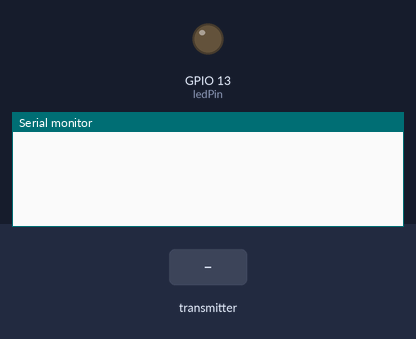
A program run on a simulated ESP32. Shown: output pins drawn as LEDs (lit = HIGH), the last lines printed to the serial monitor. The inputs (shaded band) are chosen by the test bench.

Above: at 1.2 s.
1.3 s: the transmitter starts sending op = 0
At 1.66 s:
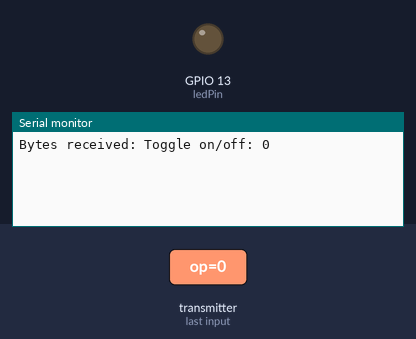
3.3 s: the transmitter starts sending op = 1024
At 3.66 s:
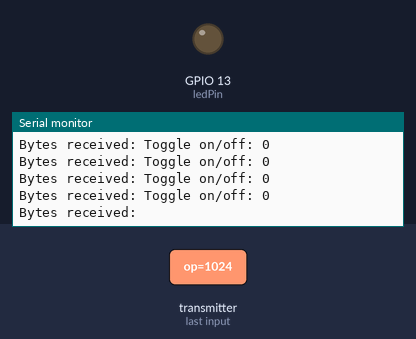

The program:

main.cpp
```cpp
#include <esp_now.h>
#include <WiFi.h>
// #include <Arduino.h>

// // the number of the LED pin
const int ledPin = 13;  // 16 corresponds to GPIO16

// setting PWM properties
const int freq = 5000;
const int ledChannel = 0;
const int resolution = 8;
// Structure example to receive data
// Must match the sender structure
typedef struct test_struct {
  int op;
  int value;
} test_struct;

//Create a struct_message called myData
test_struct myData;

//callback function that will be executed when data is received
void OnDataRecv(const uint8_t * mac, const uint8_t *incomingData, int len) {
  memcpy(&myData, incomingData, sizeof(myData));
  Serial.print("Bytes received: ");
  if (myData.op == 0) {
    Serial.print("Toggle on/off: ");
    Serial.println(myData.value);
  }
  if (myData.op == 1) {
    Serial.println("Change value to: ");
    Serial.println(myData.value);
    ledcWrite(ledChannel, myData.value * 255 / 100);
  }
  // Serial.println(len);
  // Serial.print("x: ");
  // Serial.println(myData.x);
  // Serial.print("y: ");
  // Serial.println(myData.y);
  // Serial.println();
}

void setup() {
  //Initialize Serial Monitor
  Serial.begin(115200);

  //Set device as a Wi-Fi Station
  WiFi.mode(WIFI_STA);

  //Init ESP-NOW
  if (esp_now_init() != ESP_OK) {
    Serial.println("Error initializing ESP-NOW");
    return;
  }

  // Once ESPNow is successfully Init, we will register for recv CB to
  // get recv packer info
  esp_now_register_recv_cb(OnDataRecv);

  // light
  // configure LED PWM functionalitites
  ledcSetup(ledChannel, freq, resolution);

  // attach the channel to the GPIO to be controlled
  ledcAttachPin(ledPin, ledChannel);
}

void loop() {

}

// ------- CONTROL LIGHTS
// #include <Arduino.h>

// // the number of the LED pin
// const int ledPin = 16;  // 16 corresponds to GPIO16

// // setting PWM properties
// const int freq = 5000;
// const int ledChannel = 0;
// const int resolution = 8;

// void setup() {
//   // configure LED PWM functionalitites
//   ledcSetup(ledChannel, freq, resolution);

//   // attach the channel to the GPIO to be controlled
//   ledcAttachPin(ledPin, ledChannel);
// }

// void loop() {
//   // increase the LED brightness
//   for(int dutyCycle = 0; dutyCycle <= 255; dutyCycle++){
//     // changing the LED brightness with PWM
//     ledcWrite(ledChannel, dutyCycle);
//     delay(15);
//   }

//   // decrease the LED brightness
//   for(int dutyCycle = 255; dutyCycle >= 0; dutyCycle--){
//     // changing the LED brightness with PWM
//     ledcWrite(ledChannel, dutyCycle);
//     delay(15);
//   }
// }


// ------------ GET MAC ADDRESS
// #ifdef ESP32
//   #include <WiFi.h>
// #else
//   #include <ESP8266WiFi.h>
// #endif

// void setup(){
//   Serial.begin(115200);
//   Serial.println();
//   Serial.print("ESP Board MAC Address:  ");
//   Serial.println(WiFi.macAddress());
// }

// void loop(){

// }
```

Measured:
- after the input at 1.3 s, the serial monitor: prints a new line after 0.05 s (image 1)
- after the input at 3.3 s, the serial monitor: prints a new line after 0.05 s (image 2)
